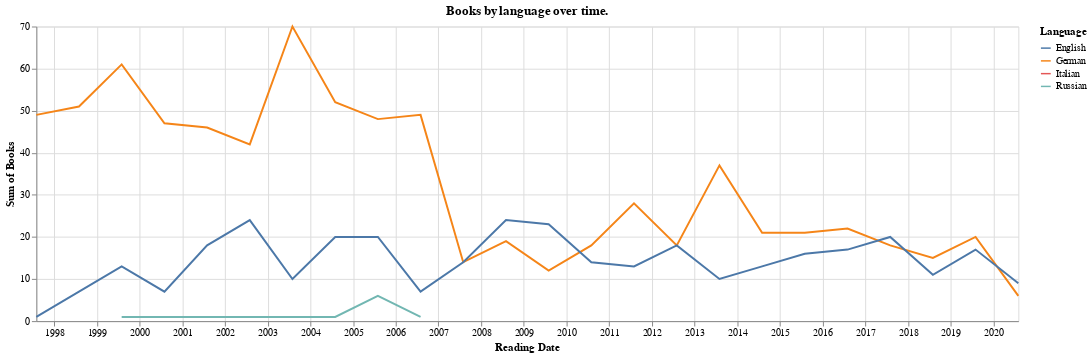
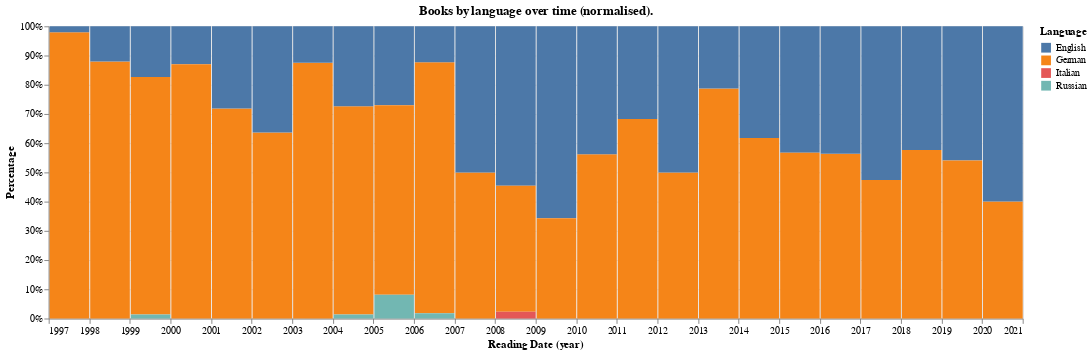

The code cell stored with these charts, in order, in its notebook:
### Code cell
q = """
    PREFIX rdfs: <http://www.w3.org/2000/01/rdf-schema#> 
    SELECT DISTINCT ?book ?date ?label 
    WHERE { 
        ?book a <https://birot.github.io/ontology/Book>. 
        ?event <https://birot.github.io/ontology/hasBook> ?book.
        ?event <https://birot.github.io/ontology/hasStartDate> ?date.        
        ?book <https://birot.github.io/ontology/hasLanguage> ?lang.
        ?lang rdfs:label ?label
        }
    """

dataframe = pandas.DataFrame(create_graph().query(q))
dataframe.columns=['Entity', 'Reading Date', 'Language']
dataframe['Books'] = 1

chart = altair.Chart(dataframe, title='Books by language over time.').mark_line().encode(x='Reading Date:T', y='sum(Books)', color='Language')
display(altair.layer(chart).properties(width=1000, height=300, title=''))

chart = altair.Chart(dataframe, title='Books by language over time (normalised).').mark_bar().encode(
    x='year(Reading Date):T', y=altair.Y('sum(Books)', stack="normalize", axis=altair.Axis(format='%'), title='Percentage'), color='Language')
display(altair.layer(chart).properties(width=1000, height=300, title=''))

### Figure 1 — Vega-Lite specification as saved in the notebook (floating-point values rounded to 4 significant figures; data arrays with more than 128 entries replaced by an {"elided": "..."} marker saying what was removed)
{"config": {"view": {"continuousWidth": 400, "continuousHeight": 300}}, "layer": [{"mark": "line", "encoding": {"color": {"type": "nominal", "field": "Language"}, "x": {"type": "temporal", "field": "Reading Date"}, "y": {"type": "quantitative", "aggregate": "sum", "field": "Books"}}, "title": "Books by language over time."}], "data": {"name": "data-a06fb1b490a43099ab521c3c903a5bbd"}, "height": 300, "title": "", "width": 1000, "$schema": "https://vega.github.io/schema/vega-lite/v4.8.1.json", "datasets": {"data-a06fb1b490a43099ab521c3c903a5bbd": {"elided": "1140 records"}}}

### Figure 2 — Vega-Lite specification as saved in the notebook (floating-point values rounded to 4 significant figures; data arrays with more than 128 entries replaced by an {"elided": "..."} marker saying what was removed)
{"config": {"view": {"continuousWidth": 400, "continuousHeight": 300}}, "layer": [{"mark": "bar", "encoding": {"color": {"type": "nominal", "field": "Language"}, "x": {"type": "temporal", "field": "Reading Date", "timeUnit": "year"}, "y": {"type": "quantitative", "aggregate": "sum", "axis": {"format": "%"}, "field": "Books", "stack": "normalize", "title": "Percentage"}}, "title": "Books by language over time (normalised)."}], "data": {"name": "data-a06fb1b490a43099ab521c3c903a5bbd"}, "height": 300, "title": "", "width": 1000, "$schema": "https://vega.github.io/schema/vega-lite/v4.8.1.json", "datasets": {"data-a06fb1b490a43099ab521c3c903a5bbd": {"elided": "1140 records"}}}
